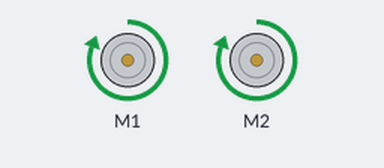
Bench run of a sketch on a simulated Arduino Uno, built with avr-gcc and run on an emulated ATmega328P. Shown: 2 × DC motor (green arrow = forward, orange = backward, longer = faster).

Above: at 0.1 s.
At 2.1 s:
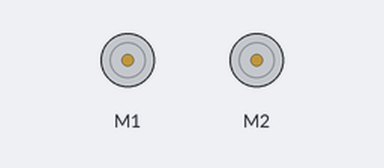
Timing chart, 0 to 3.6 s (numbered marks = the images above):
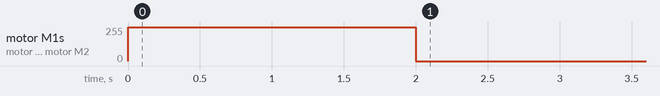

Measured:
- by itself, motor M1, motor M2: stopped → forward 255/255 at 0.00 s, → stopped 2.0 s later

The sketch:

DueMotorTest.ino
```cpp
#include <DualVNH5019MotorShield.h>

DualVNH5019MotorShield md;

void setup()
{
    md.init();

    md.setSpeeds(400, 400);
    delay(2000);
    md.setBrakes(1, 1);
}

void loop()
{
}
```
